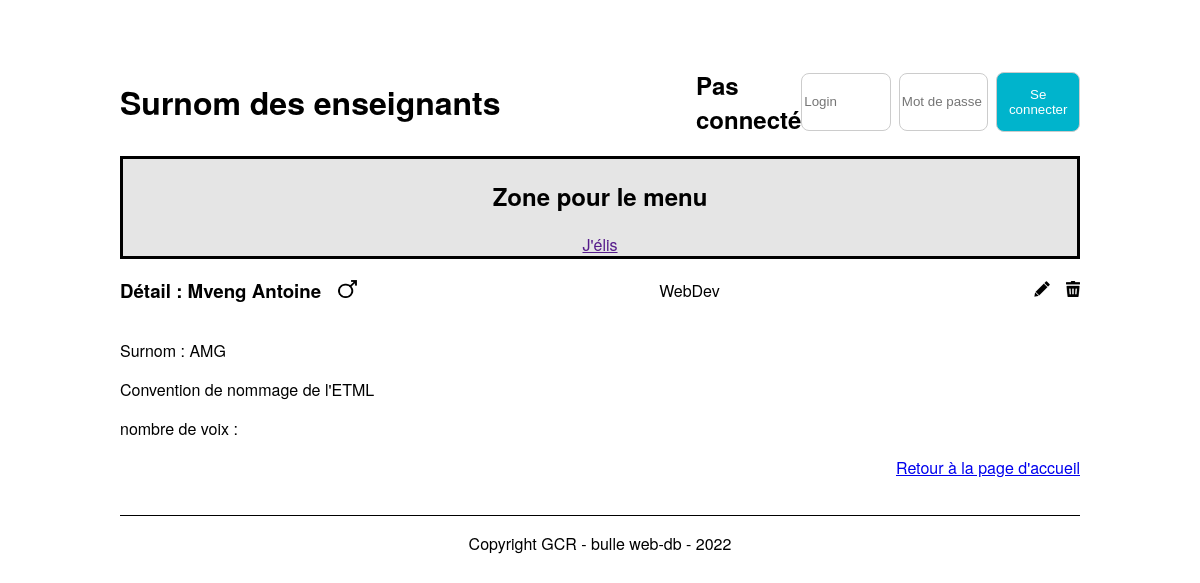
Page /detailTeacher.php?idTeacher=5 on the committed database.
### tables this page shows
CREATE TABLE `t_teacher` (
  `idTeacher` int NOT NULL,
  `teaFirstname` varchar(50) NOT NULL,
  `teaName` varchar(50) NOT NULL,
  `teaGender` char(1) NOT NULL,
  `teaNickname` varchar(50) NOT NULL,
  `teaOrigine` text NOT NULL,
  `fkSection` int NOT NULL,
  `teaVoix` int NOT NULL
);

### config.php (called while the page is built)
<?php
return[
    'host' => 'localhost',
    'port' => '6033',
    'dbname' => 'db_nickname',
    'username' => 'root',
    'password' => 'root'
];
?>

### Database.php (called while the page is built, shortened)
<?php
 class Database {
    private $connector;
    public function __construct() {
        $configs = include("../config.php");
        try
        {
            $this->connector = new PDO('mysql:host=' . $configs["host"]. ':' . $configs["port"] . ';dbname=' . $configs["dbname"] . ';charset=utf8' , $configs["username"], $configs["password"]);
        }
        catch (PDOException $e)
        {
            die('Erreur : ' . $e->getMessage());
        }
    }
    private function formatData($result){
        $teachers = $result->fetchAll(PDO::FETCH_ASSOC);
        return $teachers;
    }
    public function getOneTeacher($id){
        $query = "SELECT * FROM t_teacher WHERE idTeacher = :idTeacher";
        $binds = array(':idTeacher' => $id);
        $result = $this->queryPrepareExecute($query, $binds);
        $teachers = $this->formatData($result);
        return $teachers[0];
    }
    private function queryPrepareExecute($query, $binds){
        $result= $this->connector->prepare($query);
        foreach ($binds as $param => $value)
        {
            $result->bindValue($param, $value);
        }
        $result->execute();
        return $result;
    }
    public function getTeacherSection($id) {
        $query = "SELECT secName
                    FROM t_section
                    INNER JOIN t_teacher ON idSection = fkSection
                    WHERE idTeacher = :idTeacher";
        $binds = array(':idTeacher' => $id);
        $result = $this->queryPrepareExecute($query, $binds);
        $teacherSection = $this->formatData($result);
        return $teacherSection[0];
    }
}
?>

### src/detailTeacher.php (the view, shortened to what this page needs)
<?php
if (!isset($_SESSION["user"]) ) {
$isUserConnected = false;
} else {
$isUserConnected = true;
$userConnected = $_SESSION["user"];
}
$idTeacher = isset($_GET["idTeacher"]) ? $_GET["idTeacher"] : null;
include '../Database.php';
$db = new Database();
$enseignant = $db->getOneTeacher($idTeacher);
$section = $db->getTeacherSection($idTeacher);
?>
<!DOCTYPE html>
<html lang="fr">
<head>
    <link href="./css/style.css" rel="stylesheet">
</head>
<body>
    <header>
        <div class="container-header">
            <div class="titre-header">
                <h1>Surnom des enseignants</h1>
            </div>
            <div class="login-container">
                <?php if ($isUserConnected === false): ?>
                    <h2>Pas connecté</h2>
                    <form action="index.php" method="post">
                        <input type="text" name="useLogin" id="user" placeholder="Login">
                        <input type="password" name="usePassword" id="password" placeholder="Mot de passe">
                        <button type="submit" class="btn btn-login">Se connecter</button>
                    </form>
                <?php endif; ?>
            </div>
        </div>
        <nav>
            <h2>Zone pour le menu</h2>
            <th><a href="">J'élis</a></th>
        </nav>
    </header>
    <div class="container">
        <div class="user-head">
            <h3>Détail :
                <?php
                    echo $enseignant["teaFirstname"] . " " . $enseignant["teaName"];
                ?>
                <img style="margin-left: 1vw;" height="20em" src="./img/male.png" alt="male symbole">
            </h3>
            <p>
                <?php
                    echo $section["secName"];
                ;?>
            </p>
            <div class="actions">
                <a href="./updateTeacher.php?idTeacher=<?= $enseignant["idTeacher"]; ?>">
                    <img height="20em" src="./img/edit.png" alt="edit icon">
                </a>
                <a href="javascript:confirmDelete(<?= $enseignant["idTeacher"]; ?>)">
                    <img src="./img/delete.png" alt="delete">
                </a>
            </div>
            </div>
            <div class="user-body">
                <div class="left">
                    <p>Surnom :
                        <?php
                            echo $enseignant["teaNickname"];
                        ?>
                    </p>
                    <p>
                        <?php
                            echo $enseignant["teaOrigine"];
                        ;?>
                    </p>
                    <p>
                        <?php
                            echo "nombre de voix : ";
                        ?>
                    </p>
                </div>
            </div>
        <div class="user-footer">
            <a href="./index.php">Retour à la page d'accueil</a>
        </div>
    </div>
    <footer>
        <p>Copyright GCR - bulle web-db - 2022</p>
    </footer>
</body>
</html>

### src/css/style.css (style rules this page uses)
body { font-family: "Helvetica Neue", Helvetica, Arial, sans-serif; margin: auto; width: 80%; }
nav { border: black solid 3px; background-color: #e5e5e5; text-align: center; }
.container { height: 50%; }
footer { border-top: black solid 1px; text-align: center; margin-top: 3vw; }
img { height: 1em; }
.containerOptions a, .user-head a { text-decoration: none; height: 100%; margin-left: 1vw; }
.user-head { width: 100%; display: flex; flex-direction: row; justify-content: space-between; align-items: center; }
.user-footer { text-align: right; }
.left, .rigth { display: inline-block; }
.left { width: 70%; }
.container-header { display: flex; justify-content: center; align-items: center; padding-top: 5%; }
.titre-header { width: 60%; height: 100%; }
.login-container { width: 40%; height: 100%; display: flex; justify-content: end; align-items: center; }
.login-container form { display: flex; justify-content: space-between; }
.login-container input, .login-container .btn-login { width: 30%; display: inline-block; border: 1px solid #ccc; border-radius: 8px; }
.login-container input { height: 4em; margin-bottom: auto; margin-top: auto; }
.btn-login { background-color: #00b4cc; }
.btn { text-align: center; color: white; width: 100%; border: none; cursor: pointer; height: 4.5em; border-radius: 8px; }

### rows in the picture
t_teacher: teaFirstname "Mveng", teaName "Antoine", teaNickname "AMG", teaOrigine "Convention de nommage de l'ETML"

### other values in the picture
$section["secName"] "WebDev"
